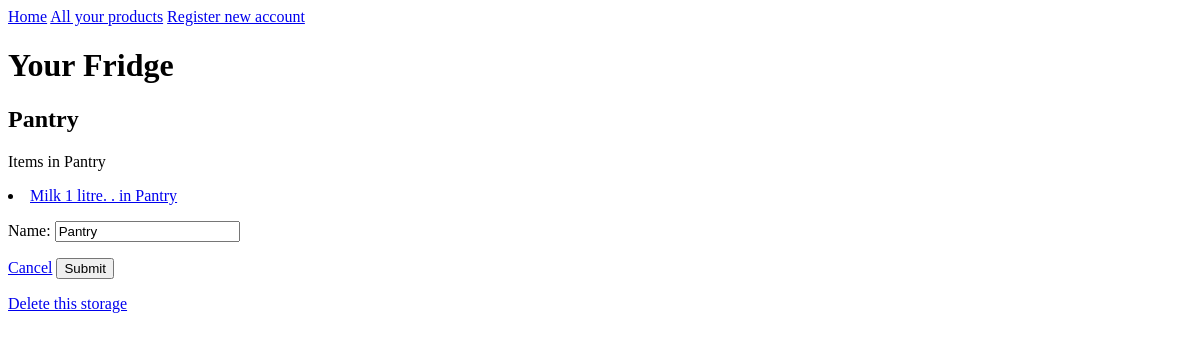
/storage/2, run on an earlier commit of the app's database.
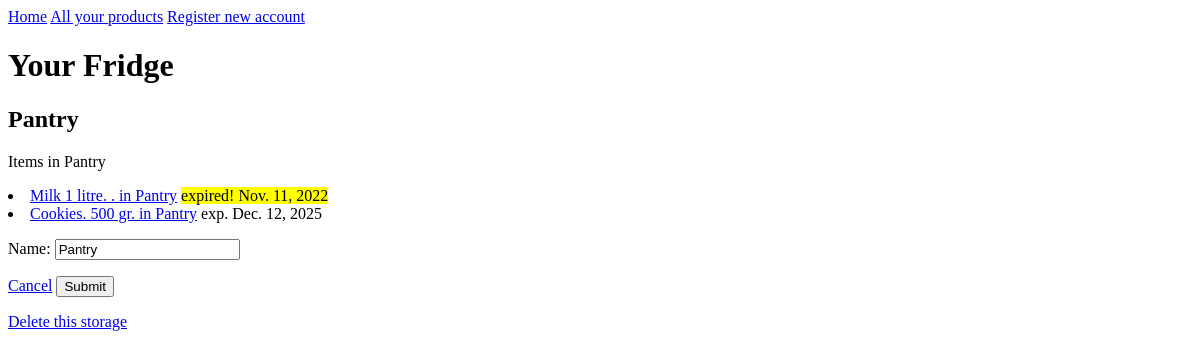
And on a later commit of the database.
### fridge/models.py (models this page shows)
class Thing(models.Model):
	name = models.CharField(max_length=200, blank=True)
	description = models.TextField(blank=True)
	expiration_date  = models.DateField(
		blank=True,
		null=True
	)
	product = models.ForeignKey(
		Product,
		on_delete=models.CASCADE,
		related_name = 'things',
	)
	storage = models.ForeignKey(
		Storage,
		on_delete=models.CASCADE,
		related_name = 'things',
	)
	created = models.DateTimeField(auto_now_add=True, null=True)
	modified = models.DateTimeField(auto_now=True, null=True)
	def __str__(self):
		return f'{self.product} in {self.storage}'
	class Meta:
		ordering = ['expiration_date']
	@property
	def is_past_due(self):
		return date.today() > self.expiration_date

class Product(models.Model):
	name  = models.CharField(max_length=160)
	size = models.CharField(max_length=20, blank=True)
	description = models.TextField(blank=True)
	manufacturer = models.ForeignKey(
		Manufacturer,
		on_delete=models.CASCADE,
		related_name = 'products',
	)
	created = models.DateTimeField(auto_now_add=True, null=True)
	modified = models.DateTimeField(auto_now=True, null=True)
	def __str__(self):
		return f"{self.name}. {self.size}."

class Storage(models.Model):
	name = models.CharField(max_length=160)
	description = models.TextField(blank=True)
	created = models.DateTimeField(auto_now_add=True, null=True)
	modified = models.DateTimeField(auto_now=True, null=True)
	def __str__(self):
		return self.name

### fridge/views.py (the view)
# urls.py: path('storage/<int:pk>', StorageUpdateView.as_view()),
class StorageUpdateView(UpdateView):
	model = Storage
	fields = ["name",]
	success_url = "/"

### fridge/templates/fridge/storage_form.html (shortened to what this page needs)
{% extends "fridge/base.html" %}
{% block "content" %}
	{% if object %}
		<h2>{{ object }}</h2>
			<p>
				Items in {{ object }}
				{% for thing in object.things.all %}
					<li>
						<a href="/thing/{{ thing.pk }}">{{ thing }}</a>
						{% if thing.expiration_date %}
							{% if thing.is_past_due %}
								<mark class:"red">expired! {{ thing.expiration_date }}</mark>
							{% else %}
								exp. {{ thing.expiration_date }}
							{% endif %}
						{% endif %}
					 </li>
				 {% endfor %}
			</p>
	{% else %}
		<h2>Add new storage</h2>
	{% endif %}
	<form method=post>
		{{ form.as_p }}
		<p>
			<a href="/">Cancel</a>
			<input type=submit value="Submit">
		</p>
	</form>
	{% if object %}
		<p><a href="/storage/{{ object.pk }}/delete">Delete this storage</a></p>
	{% endif %}
{% endblock "content" %}

What changed in the data, as far as the page shows it:
changed Thing "Milk 1 litre. . in Pantry": expiration_date (not shown) → "Nov. 11, 2022"
added Thing: product+storage "Cookies. 500 gr. in Pantry", expiration_date "Dec. 12, 2025"
